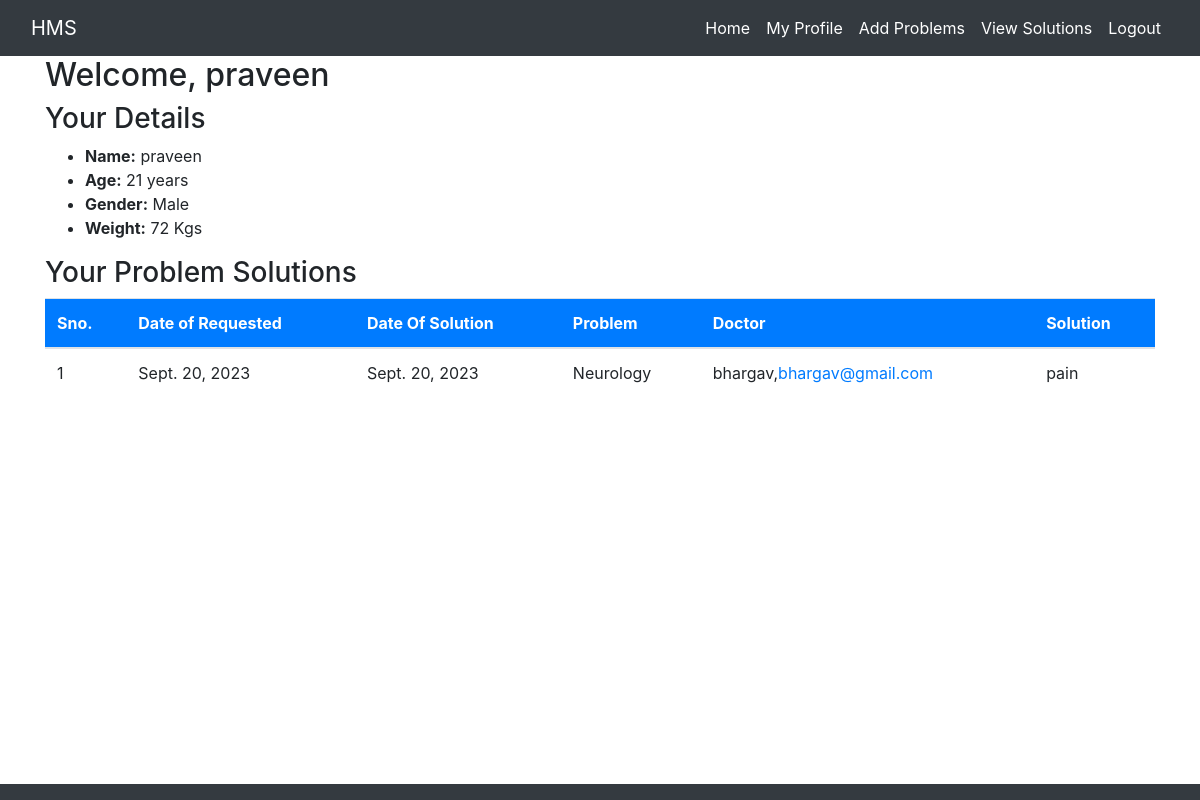
Page /patient_dashboard/ (signed in) on the committed database.
### hospital/models.py (models this page shows)
class PatientProfile(models.Model):
	pgr = [
	      ("h","select your Gender"),
	    ('M',"Male"),
	    ('F',"Female"),
	]
	ptage = models.IntegerField()
	pmobile = models.IntegerField()
	pweigth = models.IntegerField()
	pgr = models.CharField(max_length=5,default='h',choices=pgr)
	pstatus = models.BooleanField(default=0)
	ptd = models.OneToOneField(User,on_delete=models.CASCADE)

class User(AbstractUser):
	rt = [
		(0,'Guest'),
		(1,'Doctor'),
		(2,'Patient'),
	]
	eid = models.CharField(max_length=20)
	role_type = models.IntegerField(default=0)

class ProblemSolution(models.Model):
    problem = models.ForeignKey(Problem, on_delete=models.CASCADE)
    doctor = models.ForeignKey(DoctorProfile, on_delete=models.CASCADE)
    solution_text = models.TextField()
    solution_date = models.DateField(auto_now=True)

class Problem(models.Model):
	patient_by = models.ForeignKey(User, on_delete=models.CASCADE)
	p_list = [
		('P' , 'select your problem'),
		('Orthopaedics','leg and Hand pain'),
		('Orthopaedics','neck and Back pain'),
		('Cardiology','chest pain'),
		('Neurology','head pain'),
		('Stomach','stomach pain'),
		('ENT','cough and cold and ear'),
		('General Medicine','others')
	]
	p_status = [
		('Success','Success'),
		('Pending','Pending')
	]
	prob = models.CharField(default='P',choices=p_list,max_length=50)
	desc_of_problem = models.TextField()
	date_of_occurrence = models.DateField()
	req_date = models.DateField(auto_now=True)
	problem_status = models.CharField(default='Pending',choices=p_status,max_length=50)

class DoctorProfile(models.Model):
	patients = models.ManyToManyField(PatientProfile, related_name='doctors')
	g = [
	    ("k","select your Gender"),
	    ('M',"Male"),
	    ('F',"Female"),
	]
	s = [
	    ('G','----Select Specialites----'),
	    ('General Medicine','General Medicine'),
	    ('Urology & Andrology','Urology & Andrology'),
	    ('Neurology','Neurology'),
		('Orthopaedics','Orthopaedics'),
		('Cardiology','Cardiology'),
		('Stomach','Stomach'),
		('ENT','ENT'),
	]
	dage = models.IntegerField()
	dmobile = models.IntegerField()
	dgr = models.CharField(max_length=50,default='k',choices=g)
	dspecialites = models.CharField(max_length=50,default='G',choices=s)
	dexpr = models.IntegerField()
	ddesg = models.CharField(max_length=10)
	dstatus = models.BooleanField(default=0)
	dch = models.OneToOneField(User,on_delete=models.CASCADE)

### hospital/views.py (the view)
# urls.py: path('patient_dashboard/', views.patient_dashboard, name='patient_dashboard'),
def patient_dashboard(request):
    if request.user.role_type == 2 and hasattr(request.user, 'patientprofile'):
        patient_profile = request.user.patientprofile
        problem_solutions = ProblemSolution.objects.filter(problem__patient_by=request.user)
        return render(request, 'patient_dashboard.html', {'patient_profile': patient_profile, 'problem_solutions': problem_solutions})

### hospital/templates/patient_dashboard.html (shortened to what this page needs)
{% extends 'Base.html' %}
{% block content %}
<div class="container">
    <h2>Welcome, {{ patient_profile.ptd.username }}</h2>
    <h3>Your Details</h3>
    <ul>
        <li><strong>Name:</strong> {{ patient_profile.ptd.username }}</li>
        <li><strong>Age:</strong> {{ patient_profile.ptage }} years</li>
        <li><strong>Gender:</strong> {{ patient_profile.get_pgr_display }}</li>
        <li><strong>Weight:</strong> {{ patient_profile.pweigth }} Kgs</li>
    </ul>
    <h3>Your Problem Solutions</h3>
    <table class="table table-hover">
        <thead class="bg-primary text-white">
            <tr>
                <th>Sno.</th>
                <th>Date of Requested</th>
                <th>Date Of Solution</th>
                <th>Problem</th>
                <th>Doctor</th>
                <th>Solution</th>
            </tr>
        </thead>
        <tbody>
            {% for solution in problem_solutions %}
            <tr>
                <td>{{ forloop.counter }}</td>
                <td>{{ solution.problem.req_date }}</td>
                <td>{{ solution.solution_date }}</td>
                <td>{{ solution.problem.prob }}</td>
                <td>{{ solution.doctor.dch.username }},<a href="mailto:{{ solution.doctor.dch.email}}">{{ solution.doctor.dch.email}}</a></td>
                <td>{{ solution.solution_text }}</td>
            </tr>
            {% empty %}
            <tr>
                <td colspan="4">No problem solutions available.</td>
            </tr>
            {% endfor %}
        </tbody>
    </table>
</div>
{% endblock content %}

### rows in the picture
PatientProfile: ptd.username "praveen", ptage "21", pgr "Male", pweigth "72"
ProblemSolution: problem.req_date "Sept. 20, 2023", solution_date "Sept. 20, 2023", problem.prob "Neurology", doctor.dch.username "bhargav", doctor.dch.email "bhargav@gmail.com", solution_text "pain"
